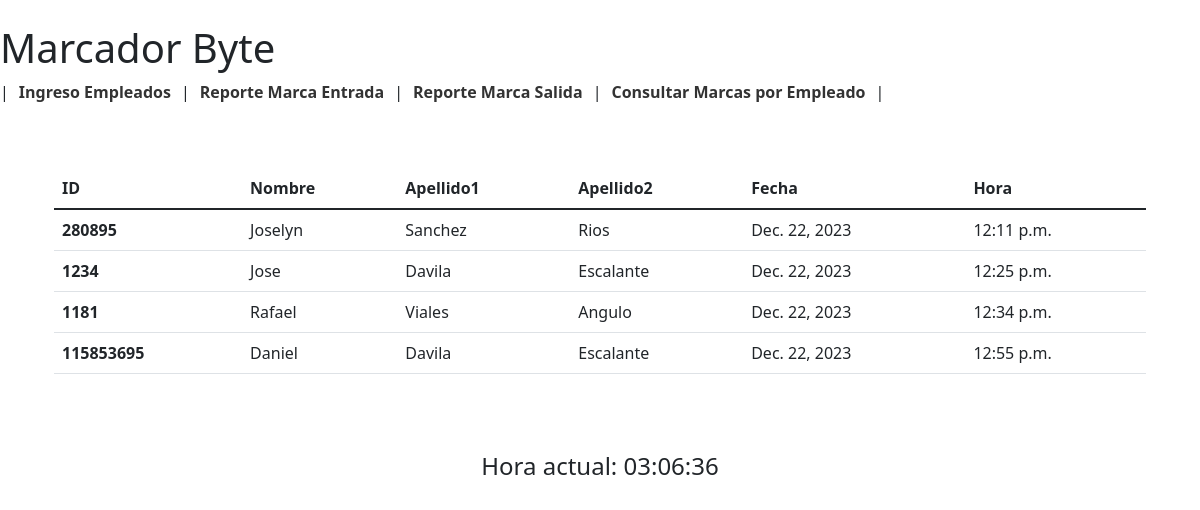
The page /ListaMarcasEntrada/ on the database as committed earlier.
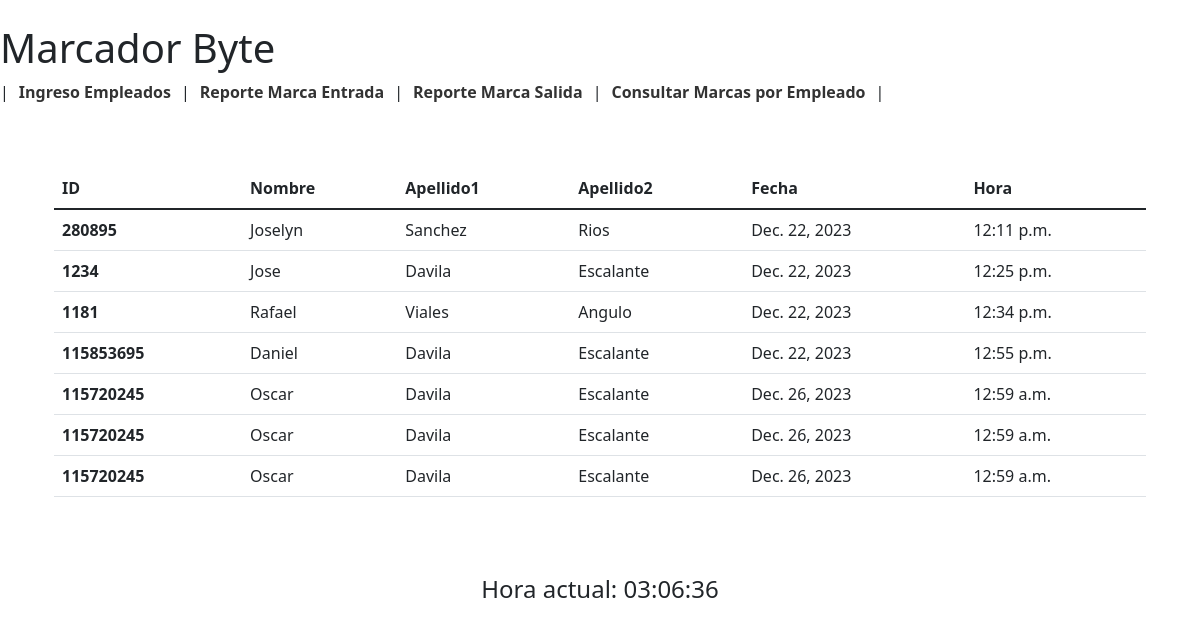
The same page on the database as committed later.
### Marcador_Byte/models.py (models this page shows, shortened)
class Marcas(models.Model):
    marca_id = models.AutoField(primary_key=True, verbose_name="Marca ID")
    fecha = models.DateField(verbose_name="Fecha")
    hora = models.TimeField(verbose_name="Hora")
    empleado = models.ForeignKey(Empleado, on_delete=models.CASCADE, verbose_name="Empleado")

class Empleado(models.Model):
    empleado_id = models.IntegerField(primary_key=True, verbose_name="ID Empleado", unique=True)
    nombre = models.CharField(max_length=255, verbose_name="Nombre")
    apellido1 = models.CharField(max_length=255, verbose_name="Apellido 1")
    apellido2 = models.CharField(max_length=255, verbose_name="Apellido 2")

### Marcador_Byte/views.py (the view)
# urls.py: path('ListaMarcasEntrada/', views.ListaMarcasEntrada, name='ListaMarcasEntrada'),
def ListaMarcasEntrada(request):
    marcasentrada= Marcas.objects.all()
    return render(request, 'tabla_marca_entrada.html',{'marcasentrada': marcasentrada})

### Marcador_Byte/templates/tabla_marca_entrada.html (shortened to what this page needs)
{% extends "./supervisor_panel.html" %}
{% block body %}
<div class="container py-4">
    <table class="table">
        <thead>
            <tr>
                <th scope="col">ID</th>
                <th scope="col">Nombre</th>
                <th scope="col">Apellido1</th>
                <th scope="col">Apellido2</th>
                <th scope="col">Fecha</th>
                <th scope="col">Hora</th>
            </tr>
        </thead>
        <tbody>
            {% for marcaentrada in marcasentrada %}
            <tr>
                <th scope="row">{{ marcaentrada.empleado_id }}</th>
                <td>{{ marcaentrada.empleado.nombre }}</td>
                <td>{{ marcaentrada.empleado.apellido1 }}</td>
                <td>{{ marcaentrada.empleado.apellido2 }}</td>
                <td>{{ marcaentrada.fecha }}</td>
                <td>{{ marcaentrada.hora }}</td>
            </tr>
            {% endfor %}
        </tbody>
    </table>
</div>
{% endblock %}

Rows that differ between the two databases and show on the page:
added Marcas: empleado_id "115720245", empleado.nombre "Oscar", empleado.apellido1 "Davila", empleado.apellido2 "Escalante", fecha "Dec. 26, 2023", hora "12:59 a.m."
added Marcas: empleado_id "115720245", empleado.nombre "Oscar", empleado.apellido1 "Davila", empleado.apellido2 "Escalante", fecha "Dec. 26, 2023", hora "12:59 a.m."
added Marcas: empleado_id "115720245", empleado.nombre "Oscar", empleado.apellido1 "Davila", empleado.apellido2 "Escalante", fecha "Dec. 26, 2023", hora "12:59 a.m."
